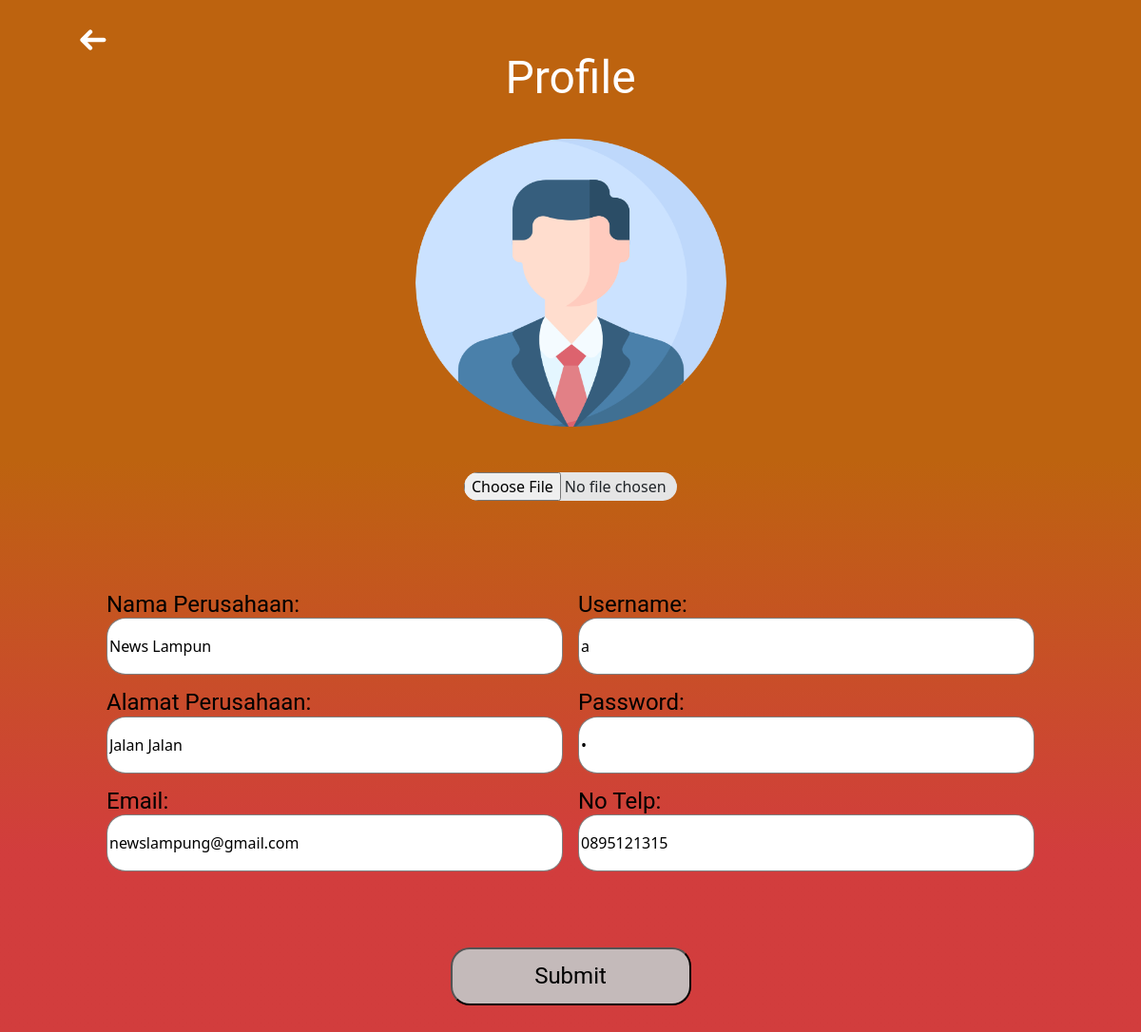
/profile.php (signed in), run on the app's committed database.
### tables this page shows
CREATE TABLE `member` (
  `id_user` varchar(255) NOT NULL,
  `phone` varchar(10) DEFAULT NULL,
  `email` text DEFAULT NULL,
  `company_name` text DEFAULT NULL,
  `company_address` text DEFAULT NULL
);

CREATE TABLE `user` (
  `id_user` varchar(255) NOT NULL,
  `username` varchar(255) DEFAULT NULL,
  `password` varchar(255) DEFAULT NULL,
  `email` varchar(255) DEFAULT NULL,
  `level` varchar(10) DEFAULT NULL
);

### profile.php (the view, shortened to what this page needs)
<?php
include "config/connection.php";
$id_user = $_SESSION['id_user'];
$profileImageUrl = "profile_member/" . $id_user . ".png";
if (!file_exists($profileImageUrl)) {
    $profileImageUrl = "profile_member/no-picture.png";
}
$sql = "SELECT * FROM user WHERE id_user = ?";
$stmt = $conn->prepare($sql);
$stmt->bind_param("s", $id_user);
$stmt->execute();
$result = $stmt->get_result();
$sql2 = "SELECT * FROM member WHERE id_user = ?";
$stmt2 = $conn->prepare($sql2);
$stmt2->bind_param("s", $id_user);
$stmt2->execute();
$result2 = $stmt2->get_result();
if ($result->num_rows > 0) {
    $user = $result->fetch_assoc();
    $member = $result2->fetch_assoc();
}
?>
<!DOCTYPE html>
<html lang="en">
<head>
    <link rel="stylesheet" href="style/style-profile.css">
    <link href="https://cdn.jsdelivr.net/npm/bootstrap@5.3.0/dist/css/bootstrap.min.css" rel="stylesheet">
</head>
<body>
    <div class="navbar">
        <a href="index.php" style="text-decoration: none; color:white">
        </a>
    </div>
    <div id="content">
        <p>Profile</p>
        <img src="<?php echo $profileImageUrl; ?>" id="profile-img">
        <form action="profile_processing.php" method="post" enctype="multipart/form-data" class="profile-form">
            <input type="file" id="myfile" name="myfile" accept="image/png">
            <div class="form-col">
                <label for="nik">Nama Perusahaan:</label><br>
                <input required class="input-profile" type="text" id="company_name" name="company_name" value="<?php echo isset($user) ? $member['company_name'] : ''; ?>"><br>
                <label for="fullname">Alamat Perusahaan:</label><br>
                <input required class="input-profile" type="text" id="company_address" name="company_address" value="<?php echo isset($user) ? $member['company_address'] : ''; ?>"><br>
                <label for="email">Email:</label><br>
                <input required class="input-profile" type="email" id="email" name="email" value="<?php echo isset($user) ? $member['email'] : ''; ?>"><br>
                <label for="username">Username:</label><br>
                <input required class="input-profile" type="text" id="username" name="username" value="<?php echo isset($user) ? $user['username'] : ''; ?>"><br>
                <label for="username">Password:</label><br>
                <input required class="input-profile" type="password" id="password" name="password" value="<?php echo isset($user) ? $user['password'] : ''; ?>"><br>
                <label for="notelp">No Telp:</label><br>
                <input required class="input-profile" type="tel" id="notelp" name="notelp" value="<?php echo isset($user) ? $member['phone'] : ''; ?>"><br>
            </div>
            <input type="submit" value="Submit" style="margin-top: 5rem;
                                                        width: 15.8125rem;
                                                        height: 3.8125rem;
                                                        flex-shrink: 0;
                                                        border-radius: 1.25rem;
                                                        background: #C4BABA;
                                                        color: #000;
                                                        font-family: Roboto;
                                                        font-size: 1.5rem;
                                                        font-style: normal;
                                                        font-weight: 400;
                                                        line-height: 1.71875rem;">
        </form>
    </div>
</body>
</html>

### style/style-profile.css (style rules this page uses)
body { font-family: Arial, sans-serif; margin: 0; padding: 0; background: linear-gradient(180deg, #BD630F 35.19%, rgba(202, 27, 27, 0.85) 65.10%); background-repeat: no-repeat; height: 100%; width: 100%; min-height: 170vh; }
.navbar { margin-top: 1rem; margin-left: 5rem; }
#content { display: flex; justify-content: center; align-items: center; flex-direction: column; }
#content p { text-align: center; color: #FFF; font-family: Roboto; font-size: 3rem; font-style: normal; font-weight: 400; line-height: 1.71875rem; }
#profile-img { margin-top: 2.13rem; width: 20.4375rem; height: 18.9375rem; border-radius: 20.4375rem; }
#myfile { margin-top: 3rem; width: 14rem; height: 1.9rem; border-radius: 0.9375rem; background: #E5E5E5; }
form.profile-form { display: flex; flex-direction: column; align-items: center; justify-content: space-between; }
.form-col { margin-top: 5rem; column-count: 2; }
.form-col label { margin-top: 1rem; color: #000; font-family: Roboto; font-size: 1.5rem; font-style: normal; font-weight: 400; line-height: 1.71875rem; }
.input-profile { width: 30rem; height: 3.75rem; flex-shrink: 0; border-radius: 1.25rem; border: 1px solid rgba(0, 0, 0, 0.50); background: #FFF; }

### data on the page
member: company_name "News Lampun", company_address "Jalan Jalan", email "newslampung@gmail.com", notelp "0895121315"
user: username "a"
